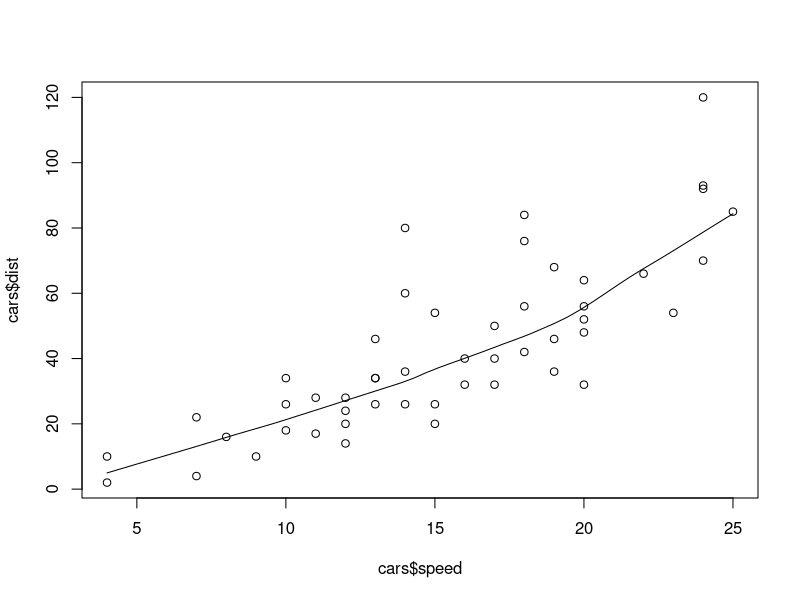
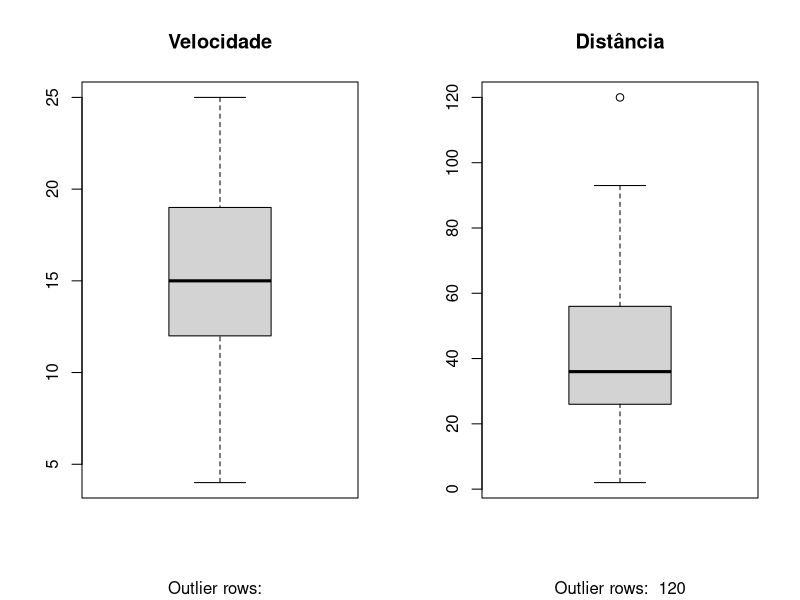
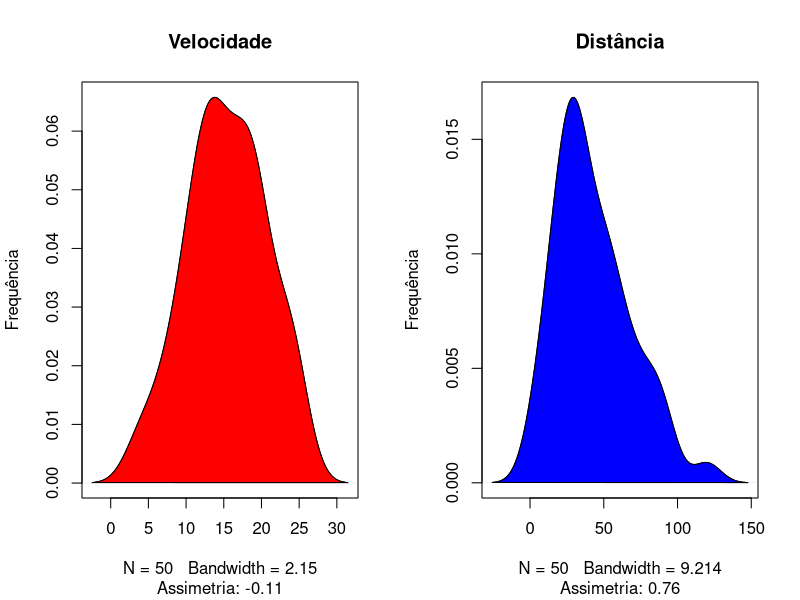
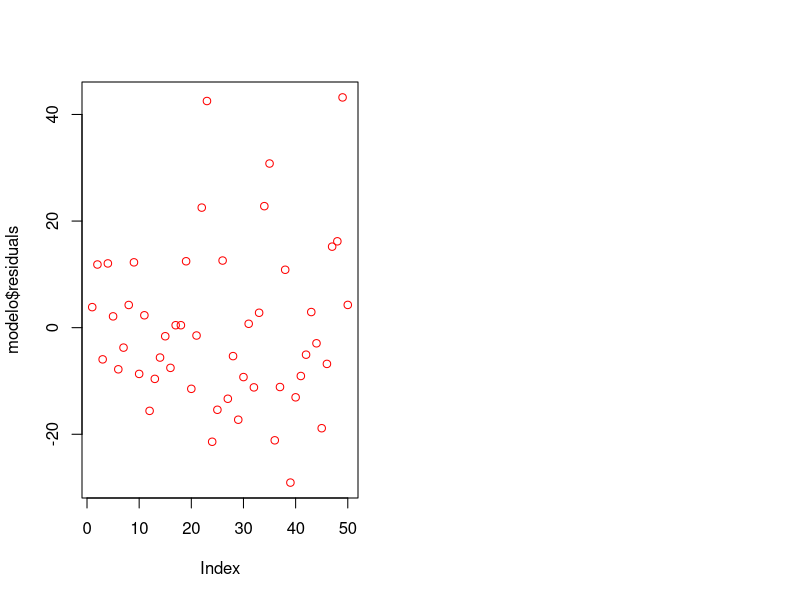
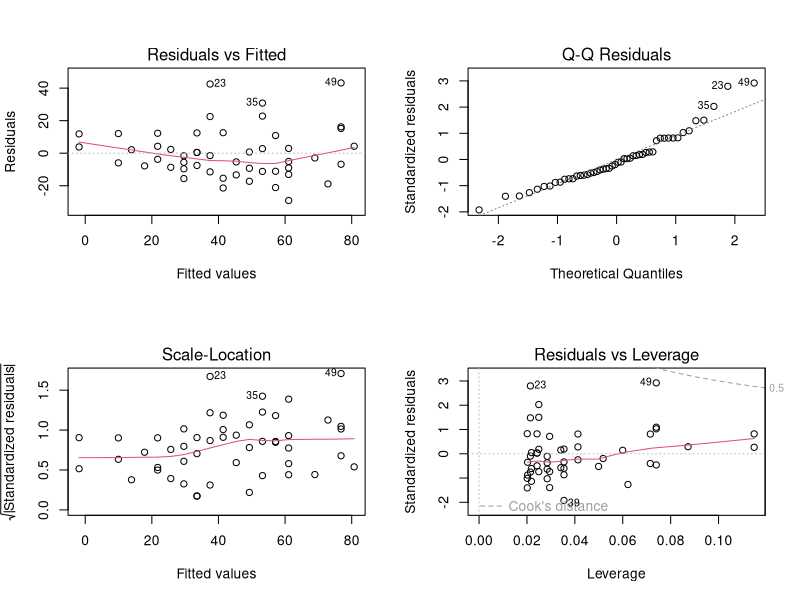
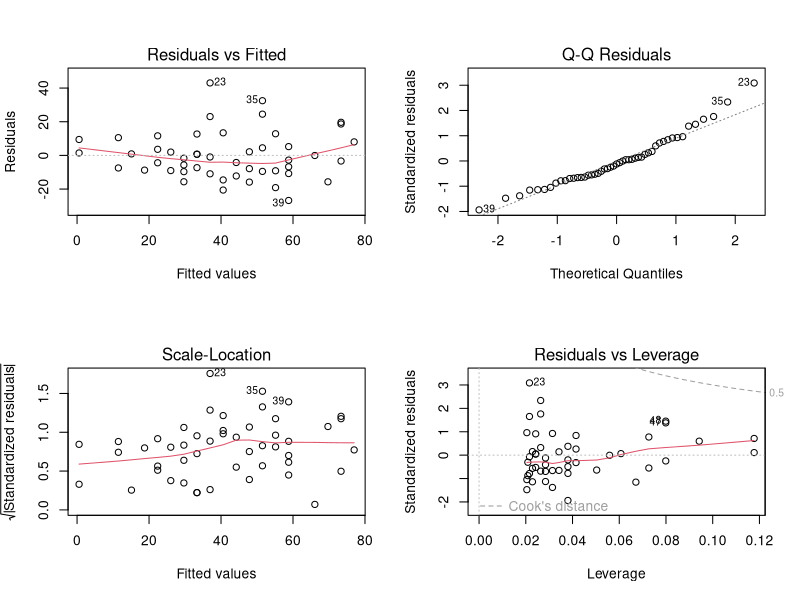

R code for these plots, in order:
## ---- chunk 1
data(cars) 
## ---- chunk 2
# Dispersão dos dados
scatter.smooth(x=cars$speed, y=cars$dist)

# Correlação
cor.test(x=cars$speed, y=cars$dist)

# Boxplot
par(mfrow=c(1,2))
boxplot(cars$speed, main="Velocidade", sub=paste("Outlier rows: ", 
	boxplot.stats(cars$speed)$out))  
boxplot(cars$dist, main="Distância", sub=paste("Outlier rows: ", 
	boxplot.stats(cars$dist)$out))

# A distância 120 se apresenta no boxplot como um possível outlier. Vamos rodar o modelo com essa amostra e checar se ela irá afetá-lo

## ---- chunk 3
# Avaliar a distribuição dos dados
library(e1071)
par(mfrow=c(1,2))  
plot(density(cars$speed), main="Velocidade", 
	ylab="Frequência", sub=paste("Assimetria:", 
	round(e1071::skewness(cars$speed), 2)))  
polygon(density(cars$speed), col="red")
plot(density(cars$dist), main="Distância", 
	ylab="Frequência", sub=paste("Assimetria:", 
	round(e1071::skewness(cars$dist), 2)))  
polygon(density(cars$dist), col="blue")


# Testar normalidade
shapiro.test(cars$speed) # Velocidade
shapiro.test(cars$dist)  # Distância

# A distância apresenta uma maior assimetria e não possui uma distribuição normal, segundo o teste de Shapiro-Wilk
## ---- chunk 4
# Regressão linear: lm --> Linear Model
modelo <- lm(dist ~ speed, data=cars)
summary(modelo)

# Do sumário temos a indicação de significância dos coeficientes a e b
# Isso é um indicativo de relação entre as variáveis analisadas 
# Outro dado importante é a variação explicada pelo modelo --> R²

# Além disso, temos o tamanho do efeito que é o valor de b
# Ele indica que o aumento em uma unidade de velocidade resulta em um aumento de 3,9324 na distância de parada

## dist = -17.579 + 3.932 * speed ## Equação
#   y   =    a    +   b   *   x


## ---- chunk 5
# Modelo nulo
mod.nulo <- lm(dist ~ 1, data=cars) # Aqui usamos só o intercepto
modelo   <- lm(dist ~ speed, data=cars)
anova(mod.nulo, modelo)

# Com uma anova temos o indício de que a explicação do segundo modelo é maior do que a do primeiro (modelo nulo)
# Isso porque a soma dos quadrados dos resíduos diminuiu
# Então, descartamos o modelo nulo


deviance(mod.nulo) # Soma dos quadrados dos resíduos
deviance(modelo)   # Soma dos quadrados dos resíduos

summary(modelo)[[8]] # R-quadrado
summary(modelo)[[9]] # R-quadrado ajustado

# Teste
anova(lm(dist ~ speed, data=cars))
anova(modelo) # Igual ao comando acima
## ---- chunk 6
# Prever y com base em x:
predict(modelo, list(speed=160))
## ---- chunk 7
# Inspeção dos resíduos
plot(modelo$residuals, pch=21, col="red") # Resíduos

par(mfrow=c(2,2))
plot(modelo)

# Testando a normalidade dos resíduos
shapiro.test(modelo$residuals)
## ---- chunk 8
modelo2 <- update(modelo, subset=(cars$dist != 120))
summary(modelo2)
## ---- chunk 9
mod.nulo2 <- update(mod.nulo, subset=(cars$dist != 120))
anova(mod.nulo2, modelo2)
## ---- chunk 10

par(mfrow=c(2,2))
plot(modelo2)

# Testando a normalidade dos resíduos
shapiro.test(modelo2$residuals)
